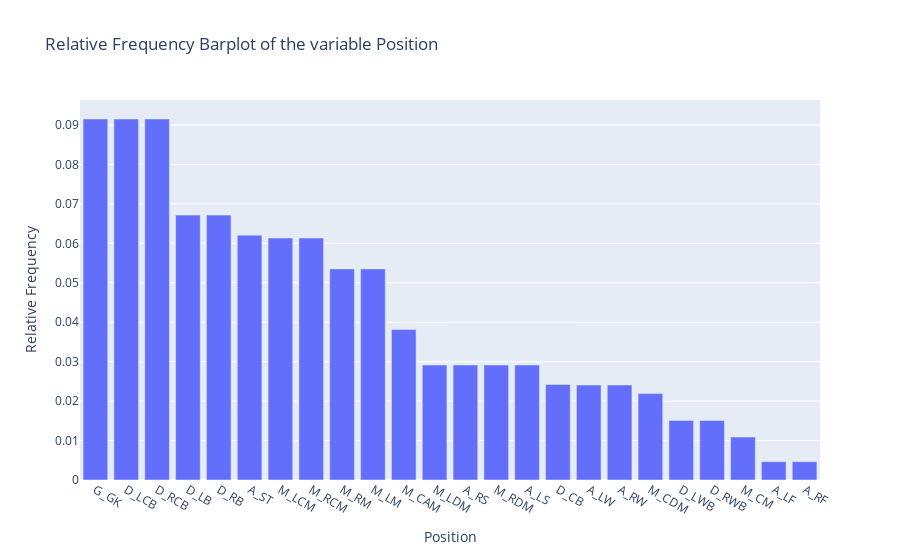

Notebook code for this chart:
### Markdown cell above
### Imbalancing in the training dataset

### Code cell
# We save the relative frequencies of the 'position_grouped' column
relative_freq = dfv1['position_grouped'].value_counts(normalize=True).reset_index()

# We change the naming of the columns
relative_freq.columns = ['Position', 'Relative Frequency']

# Create a bar plot with Plotly
fig = px.bar(relative_freq, x='Position', y='Relative Frequency',
                title=f'Relative Frequency Barplot of the variable Position')

# Show the plot
fig.show()

### Figure 1 — Plotly figure (JSON) as saved in the notebook; plotly's stock layout.template omitted (floating-point values rounded to 4 significant figures)
{"data": [{"alignmentgroup": "True", "hovertemplate": "Position=%{x}<br>Relative Frequency=%{y}<extra></extra>", "legendgroup": "", "marker": {"color": "#636efa", "pattern": {"shape": ""}}, "name": "", "offsetgroup": "", "orientation": "v", "showlegend": false, "textposition": "auto", "type": "bar", "x": ["G_GK", "D_LCB", "D_RCB", "D_LB", "D_RB", "A_ST", "M_LCM", "M_RCM", "M_RM", "M_LM", "M_CAM", "M_LDM", "A_RS", "M_RDM", "A_LS", "D_CB", "A_LW", "A_RW", "M_CDM", "D_LWB", "D_RWB", "M_CM", "A_LF", "A_RF"], "xaxis": "x", "y": [0.09152, 0.09152, 0.09152, 0.06715, 0.06715, 0.06207, 0.06135, 0.06135, 0.05352, 0.05352, 0.03814, 0.02915, 0.02915, 0.02915, 0.02915, 0.02422, 0.02408, 0.02408, 0.0219, 0.01508, 0.01508, 0.01088, 0.004641, 0.004641], "yaxis": "y"}], "layout": {"barmode": "relative", "legend": {"tracegroupgap": 0}, "title": {"text": "Relative Frequency Barplot of the variable Position"}, "xaxis": {"anchor": "y", "domain": [0, 1], "title": {"text": "Position"}}, "yaxis": {"anchor": "x", "domain": [0, 1], "title": {"text": "Relative Frequency"}}}}
